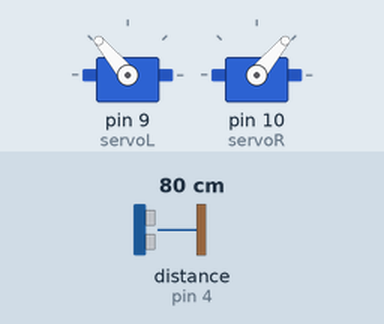
This sketch was run on a simulated Arduino Uno, built with avr-gcc and run on an emulated ATmega328P. Shown: 2 × servo. Wiring (inferred from the names in the program): ultrasonic range finder: trigger pin 3; echo pin 4. The test bench sets the inputs (shaded band); at power-on: distance to the obstacle (sensor on pin 4) 80 cm. The echo pulse lasts 58.3 µs per cm.

Above: at 1.2 s.
1.3 s: distance to the obstacle (sensor on pin 4) set to 11 cm
2.8 s: distance to the obstacle (sensor on pin 4) set to 8 cm
At 4.1 s:
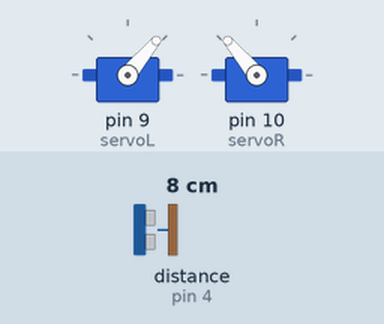
4.5 s: distance to the obstacle (sensor on pin 4) set to 18 cm
At 5.5 s:
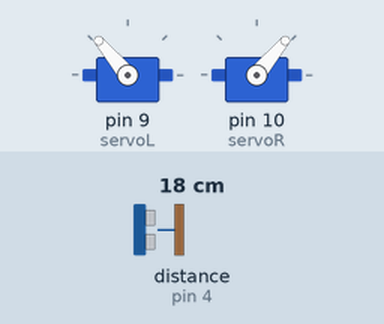
6.0 s: distance to the obstacle (sensor on pin 4) set to 2 cm
At 6.9 s:
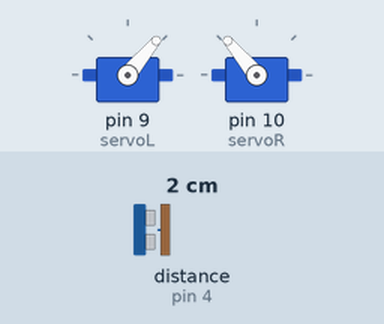
Timing chart, 0 to 8.5 s (numbered marks = the images above; inputs shaded):
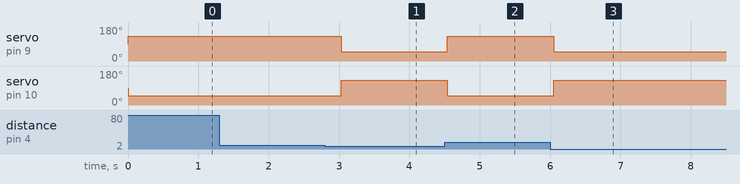

The sketch:

distancesensorboilerplate.ino
```cpp
#include <Servo.h> // include the Servo library

// create the servo objects
Servo leftMotor;
Servo rightMotor;

const int servoR = 10;  // Right Servo control line (orange) on Pin #10
const int servoL = 9;   // Left Servo control line (orange) on Pin #9
const int centerR = 90; //This sets the center or Stopping point for the servo. If the robot drifts to one side, try changing this number by +/- 1.
const int centerL = 90; //This sets the center or Stopping point for the servo. If the robot drifts to one side, try changing this number by +/- 1.

int moveSpeed = 40;

const int sonarTrig = 3;   // Connect the sonar signal pin to this pin on the Trinket.
const int sonarEcho = 4;
long duration, cm;

int obstacleDistance = 8;


void setup()
{
  leftMotor.attach(servoL);  // attaches the servo on pin 13 to a servo object
  rightMotor.attach(servoR); // attaches the servo on pin 12 to a servo object
  pinMode(sonarTrig, OUTPUT);
  pinMode(sonarEcho, INPUT);
}

void loop()
{
  SonarPing();
  if (cm > obstacleDistance) {
  MoveF(moveSpeed, 300);
  } else {
  MoveB(moveSpeed, 300);
  }
}

/* The Hack-E-Bot can now be programmed to move by giving it instructions like:
MoveStop(stopTime); -- to stop moving
MoveF(moveSpeed, moveTime); -- to drive forward
MoveB(moveSpeed, moveTime); -- to drive backward
TurnR(moveSpeed, moveTime); -- to turn right
TurnL(moveSpeed, moveTime); -- to turn left
stopTime and moveTime are mesured in miliseconds.
moveSpeed is a number between 0 to 90 with 0 being no movment and 90 being full speed.
*/

void MoveStop(int T){ // Stop moving, T = stopTime.
  rightMotor.write(centerR);
  leftMotor.write(centerL);
  delay(T);
}

void MoveF(int S, int T){ // Move forward, S = moveSpeed, T = moveTime.
  rightMotor.write(centerR - S);
  leftMotor.write(S + centerL);
  delay(T);
}

void MoveB(int S, int T){ // Move backward, S = moveSpeed, T = moveTime.
  rightMotor.write(S + centerR);
  leftMotor.write(centerL - S);
  delay(T);
}

void TurnL(int S, int T){ // Turn Left, S = moveSpeed, T = moveTime.
  rightMotor.write(centerR - S);
  leftMotor.write(centerL - S);
  delay(T);
}

void TurnR(int S, int T){ // Turn Right, S = moveSpeed, T = moveTime.
  rightMotor.write(S + centerR);
  leftMotor.write(S + centerL);
  delay(T);
}

void SonarPing() {
  /* The PING))) is triggered by a HIGH pulse of 2 or more microseconds.
  Give a short LOW pulse beforehand to ensure a clean HIGH pulse:*/
  digitalWrite(sonarTrig, LOW);
  delayMicroseconds(2);
  digitalWrite(sonarTrig, HIGH);
  delayMicroseconds(5);
  digitalWrite(sonarTrig, LOW);
  /* The sonarEcho pin is used to read the signal from the PING))): a HIGH
  pulse whose duration is the time (in microseconds) from the sending
  of the ping to the reception of its echo off of an object.*/
  duration = pulseIn(sonarEcho, HIGH);

  // convert the time into a distance.
  cm = microsecondsToCentimeters(duration);

}


long microsecondsToCentimeters(long microseconds)
{
  // The moveSpeed of sound is 340 m/s or 29 microseconds per centimeter.
  // The ping travels out and back, so to find the distance of the
  // object we take half of the distance travelled.
  return microseconds / 29 / 2;
}
```

Measured:
- the behaviour switches between 10 and 9 cm on distance to the obstacle (sensor on pin 4) (found by bisection; images 0 and 1)
- after the input at 1.3 s, every drawn part: stays the same
- after the input at 2.8 s, servo on pin 9 (servoL): 130° → 50° after 0.23 s; servo on pin 10 (servoR): 50° → 130° after 0.23 s
- after the input at 4.5 s, servo on pin 9 (servoL): 50° → 130° at once; servo on pin 10 (servoR): 130° → 50° at once
- after the input at 6.0 s, servo on pin 9 (servoL): 130° → 50° after 0.05 s; servo on pin 10 (servoR): 50° → 130° after 0.05 s
